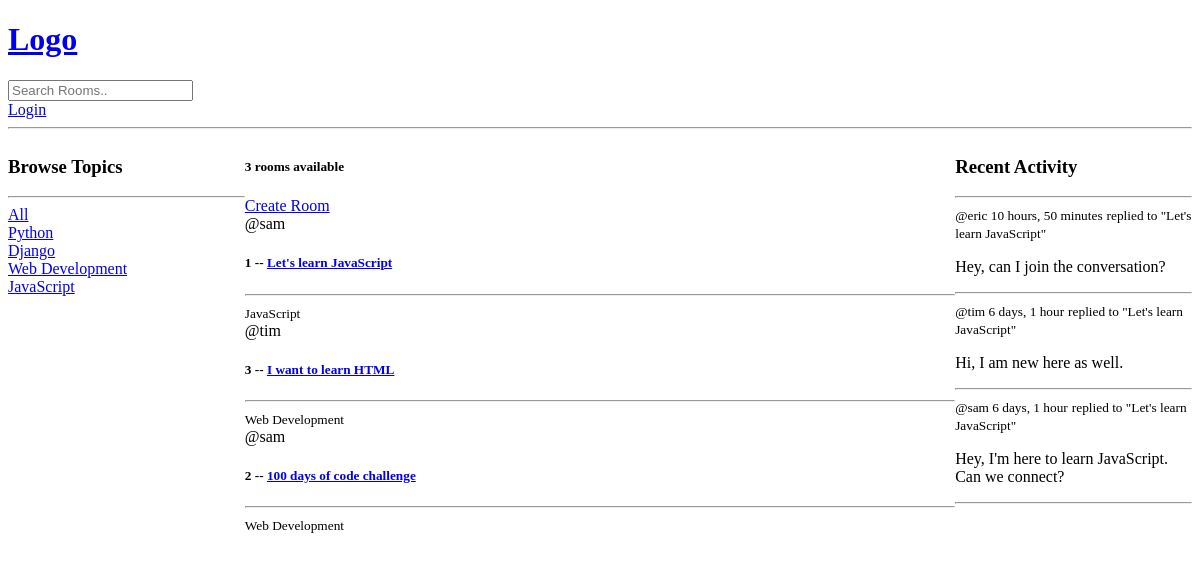
Before: / with the older database file.
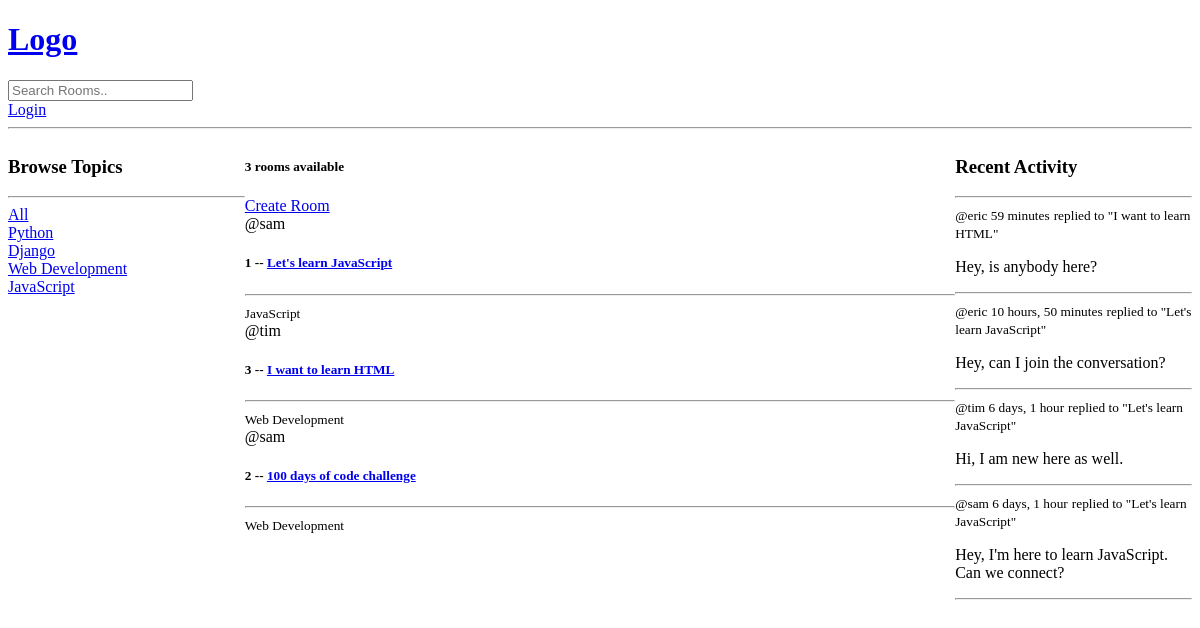
After: the same page with the newer database file.
### base/models.py (models this page shows, shortened)
class Topic(models.Model):
    name=models.CharField(max_length=200)

class Room(models.Model):
    host = models.ForeignKey(User, on_delete=models.SET_NULL, null=True, blank=True)
    topic=models.ForeignKey(Topic, on_delete=models.SET_NULL, null=True, blank=True)
    name=models.CharField(max_length=200)
    description=models.TextField(null=True,blank=True)
    participants=models.ManyToManyField(User, related_name='participants',blank=True)
    updated=models.DateTimeField(auto_now=True)
    created=models.DateTimeField(auto_now_add=True)
    class Meta:
        ordering=['-updated','-created']
    def __str__(self):
        return self.name

class Message (models.Model):
    user=models.ForeignKey(User, on_delete=models.CASCADE)
    room =models.ForeignKey(Room, on_delete=models.CASCADE)
    body=models.TextField()
    updated=models.DateTimeField(auto_now=True)
    created=models.DateTimeField(auto_now_add=True)
    class Meta:
        ordering=['-updated','-created']
    def __str__(self):
        return self.body[0:50]

### base/views.py (the view)
# urls.py: path('', views.home, name='home'),
def home(request):
    q = request.GET.get('q') if request.GET.get('q') != None else ''
    rooms = Room.objects.filter(Q(topic__name__icontains=q) & Q(
        name__icontains=q) | Q(description__icontains=q))
    topics = Topic.objects.all()
    room_count = rooms.count()
    room_messages = Message.objects.filter(Q(room__topic__name__icontains=q))
    context = {
        'rooms': rooms,
        'topics': topics,
        'room_count': room_count,
        'room_messages': room_messages
    }
    return render(request, 'base/home.html', context)

### base/templates/base/home.html (shortened to what this page needs)
{% extends 'main.html' %} {% block content %}
<div class="home-container">
	<div>
		<h3>Browse Topics</h3>
		<hr />
		<div>
			<a href="{% url 'home' %}">All</a>
		</div>
		{% for topic in topics %}
		<div>
			<a href="{% url 'home' %}?q={{topic.name}}">{{topic.name}}</a>
		</div>
		{% endfor%}
	</div>
	<div>
		<h5>{{room_count}} rooms available</h5>
		<a href="{% url 'create-room' %}">Create Room</a>
		<div>
			{% for room in rooms %}
			<div>
				<span>@{{room.host.username}}</span>
				<h5>
					{{ room.id }} --
					<a href="{% url 'room' room.id %}">{{ room.name }}</a>
				</h5>
				<hr />
				<small>{{room.topic.name}}</small>
			</div>
			{% empty %}
			<p>No rooms available.</p>
			{% endfor %}
		</div>
	</div>
	<div>
		<h3>Recent Activity</h3>
		<hr />
		{% for message in room_messages %}
		<div>
			<small>@{{message.user}} {{message.created|timesince}}</small>
			<small>replied to "{{message.room}}"</small>
			<p>{{message}}</p>
			<hr>
		</div>
		{% endfor %}
	</div>
</div>
{% endblock %}

### templates/main.html (shortened to what this page needs)
<!DOCTYPE html>
<html lang="en">
<head>
</head>
<body>
    {% include 'navbar.html' %}
    {% block content %}
    {% endblock %}
</body>
</html>

### templates/navbar.html
<a href="/"><h1>Logo</h1></a>
<form
	method="GET"
	action="{% url 'home' %}">
	<input
		type="text"
		name="q"
		placeholder="Search Rooms.." />
</form>
{% if request.user.is_authenticated %}
<p>Welcome, {{ request.user }}</p>
<a href="{% url 'logout' %}">Logout</a>
{% else %}
<a href="{% url 'login' %}">Login</a>
{% endif %}
<hr />

### base/templates/base/home.html (style rules this page uses)
.home-container { display: grid; grid-template-columns: 1fr 3fr 1fr; }

Changed rows visible on the page:
added Message: user "eric", created "59 minutes", room "I want to learn HTML", body "Hey, is anybody here?"
